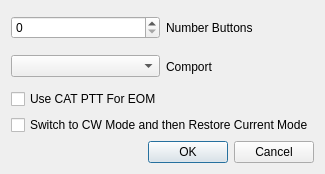
<?xml version="1.0" encoding="UTF-8"?>
<ui version="4.0">
 <class>TxVmRigSetupDialog</class>
 <widget class="QDialog" name="TxVmRigSetupDialog">
  <property name="geometry">
   <rect>
    <x>0</x>
    <y>0</y>
    <width>185</width>
    <height>174</height>
   </rect>
  </property>
  <property name="windowTitle">
   <string>Dialog</string>
  </property>
  <layout class="QVBoxLayout" name="verticalLayout_2">
   <item>
    <layout class="QVBoxLayout" name="verticalLayout">
     <item>
      <layout class="QHBoxLayout" name="horizontalLayout">
       <item>
        <widget class="QSpinBox" name="numButtons"/>
       </item>
       <item>
        <widget class="QLabel" name="nunButtonsLbl">
         <property name="text">
          <string>Number Buttons</string>
         </property>
        </widget>
       </item>
      </layout>
     </item>
     <item>
      <layout class="QHBoxLayout" name="horizontalLayout_2">
       <item>
        <widget class="QComboBox" name="comportSel"/>
       </item>
       <item>
        <widget class="QLabel" name="comportLbl">
         <property name="text">
          <string>Comport</string>
         </property>
        </widget>
       </item>
      </layout>
     </item>
     <item>
      <widget class="QCheckBox" name="pttEOMChkBox">
       <property name="text">
        <string>Use CAT PTT For EOM</string>
       </property>
      </widget>
     </item>
     <item>
      <widget class="QCheckBox" name="switchToCw">
       <property name="text">
        <string>Switch to CW Mode and then Restore Current Mode</string>
       </property>
      </widget>
     </item>
    </layout>
   </item>
   <item>
    <widget class="QDialogButtonBox" name="buttonBox">
     <property name="orientation">
      <enum>Qt::Horizontal</enum>
     </property>
     <property name="standardButtons">
      <set>QDialogButtonBox::Cancel|QDialogButtonBox::Ok</set>
     </property>
    </widget>
   </item>
  </layout>
 </widget>
 <resources/>
 <connections>
  <connection>
   <sender>buttonBox</sender>
   <signal>accepted()</signal>
   <receiver>TxVmRigSetupDialog</receiver>
   <slot>accept()</slot>
   <hints>
    <hint type="sourcelabel">
     <x>248</x>
     <y>254</y>
    </hint>
    <hint type="destinationlabel">
     <x>157</x>
     <y>274</y>
    </hint>
   </hints>
  </connection>
  <connection>
   <sender>buttonBox</sender>
   <signal>rejected()</signal>
   <receiver>TxVmRigSetupDialog</receiver>
   <slot>reject()</slot>
   <hints>
    <hint type="sourcelabel">
     <x>316</x>
     <y>260</y>
    </hint>
    <hint type="destinationlabel">
     <x>286</x>
     <y>274</y>
    </hint>
   </hints>
  </connection>
 </connections>
</ui>
